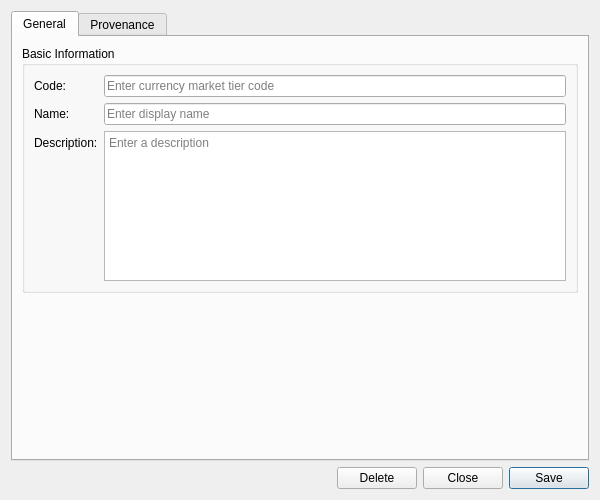
<?xml version="1.0" encoding="UTF-8"?>
<ui version="4.0">
 <class>CurrencyMarketTierDetailDialog</class>
 <widget class="QWidget" name="CurrencyMarketTierDetailDialog">
  <property name="geometry">
   <rect>
    <x>0</x>
    <y>0</y>
    <width>600</width>
    <height>500</height>
   </rect>
  </property>
  <property name="sizePolicy">
   <sizepolicy hsizetype="Preferred" vsizetype="Preferred">
    <horstretch>0</horstretch>
    <verstretch>0</verstretch>
   </sizepolicy>
  </property>
  <property name="minimumSize">
   <size>
    <width>600</width>
    <height>500</height>
   </size>
  </property>
  <property name="windowTitle">
   <string>Currency Market Tier Details</string>
  </property>
  <layout class="QVBoxLayout" name="verticalLayout">
   <item>
    <widget class="QTabWidget" name="tabWidget">
     <property name="currentIndex"><number>0</number></property>
     <widget class="QWidget" name="generalTab">
      <attribute name="title"><string>General</string></attribute>
      <layout class="QVBoxLayout" name="generalLayout">
       <item>
        <widget class="QGroupBox" name="basicInfoGroup">
         <property name="title">
          <string>Basic Information</string>
         </property>
         <layout class="QFormLayout" name="formLayout">
          <item row="0" column="0">
           <widget class="QLabel" name="labelCode">
            <property name="text">
             <string>Code:</string>
            </property>
           </widget>
          </item>
          <item row="0" column="1">
           <widget class="QLineEdit" name="codeEdit">
            <property name="placeholderText">
             <string>Enter currency market tier code</string>
            </property>
           </widget>
          </item>
          <item row="1" column="0">
           <widget class="QLabel" name="labelName">
            <property name="text">
             <string>Name:</string>
            </property>
           </widget>
          </item>
          <item row="1" column="1">
           <widget class="QLineEdit" name="nameEdit">
            <property name="placeholderText">
             <string>Enter display name</string>
            </property>
           </widget>
          </item>
          <item row="2" column="0">
           <widget class="QLabel" name="labelDescription">
            <property name="text">
             <string>Description:</string>
            </property>
           </widget>
          </item>
          <item row="2" column="1">
           <widget class="QPlainTextEdit" name="descriptionEdit">
            <property name="minimumSize">
             <size>
              <width>0</width>
              <height>80</height>
             </size>
            </property>
            <property name="maximumSize">
             <size>
              <width>16777215</width>
              <height>150</height>
             </size>
            </property>
            <property name="placeholderText">
             <string>Enter a description</string>
            </property>
           </widget>
          </item>
         </layout>
        </widget>
       </item>
       <item>
        <spacer name="verticalSpacer">
         <property name="orientation">
          <enum>Qt::Vertical</enum>
         </property>
         <property name="sizeHint" stdset="0">
          <size>
           <width>20</width>
           <height>40</height>
          </size>
         </property>
        </spacer>
       </item>
      </layout>
     </widget>
     <widget class="QWidget" name="provenanceTab">
      <attribute name="title"><string>Provenance</string></attribute>
      <layout class="QVBoxLayout" name="provenanceTabLayout">
       <item>
        <widget class="ores::qt::ProvenanceWidget" name="provenanceWidget" native="true"/>
       </item>
      </layout>
     </widget>
    </widget>
   </item>
   <item>
    <layout class="QHBoxLayout" name="buttonLayout">
     <item>
      <spacer name="horizontalSpacer">
       <property name="orientation">
        <enum>Qt::Horizontal</enum>
       </property>
       <property name="sizeHint" stdset="0">
        <size>
         <width>40</width>
         <height>20</height>
        </size>
       </property>
      </spacer>
     </item>
     <item>
      <widget class="QPushButton" name="deleteButton">
       <property name="text">
        <string>Delete</string>
       </property>
      </widget>
     </item>
     <item>
      <widget class="QPushButton" name="closeButton">
       <property name="text">
        <string>Close</string>
       </property>
      </widget>
     </item>
     <item>
      <widget class="QPushButton" name="saveButton">
       <property name="text">
        <string>Save</string>
       </property>
       <property name="default">
        <bool>true</bool>
       </property>
      </widget>
     </item>
    </layout>
   </item>
  </layout>
 </widget>
 <customwidgets>
  <customwidget>
   <class>ores::qt::ProvenanceWidget</class>
   <extends>QWidget</extends>
   <header>ores.qt/ProvenanceWidget.hpp</header>
  </customwidget>
 </customwidgets>
 <resources/>
 <connections/>
</ui>
